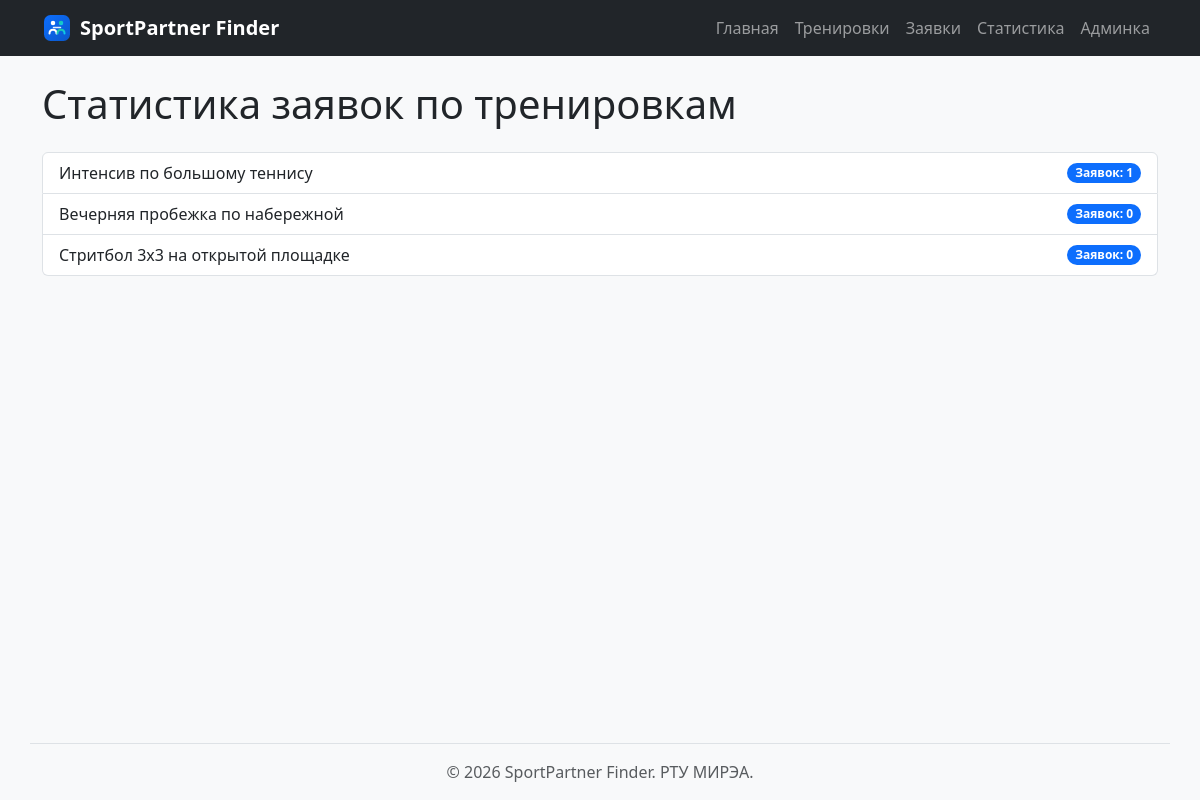
The page /requests/statistics/ on the database as committed earlier.
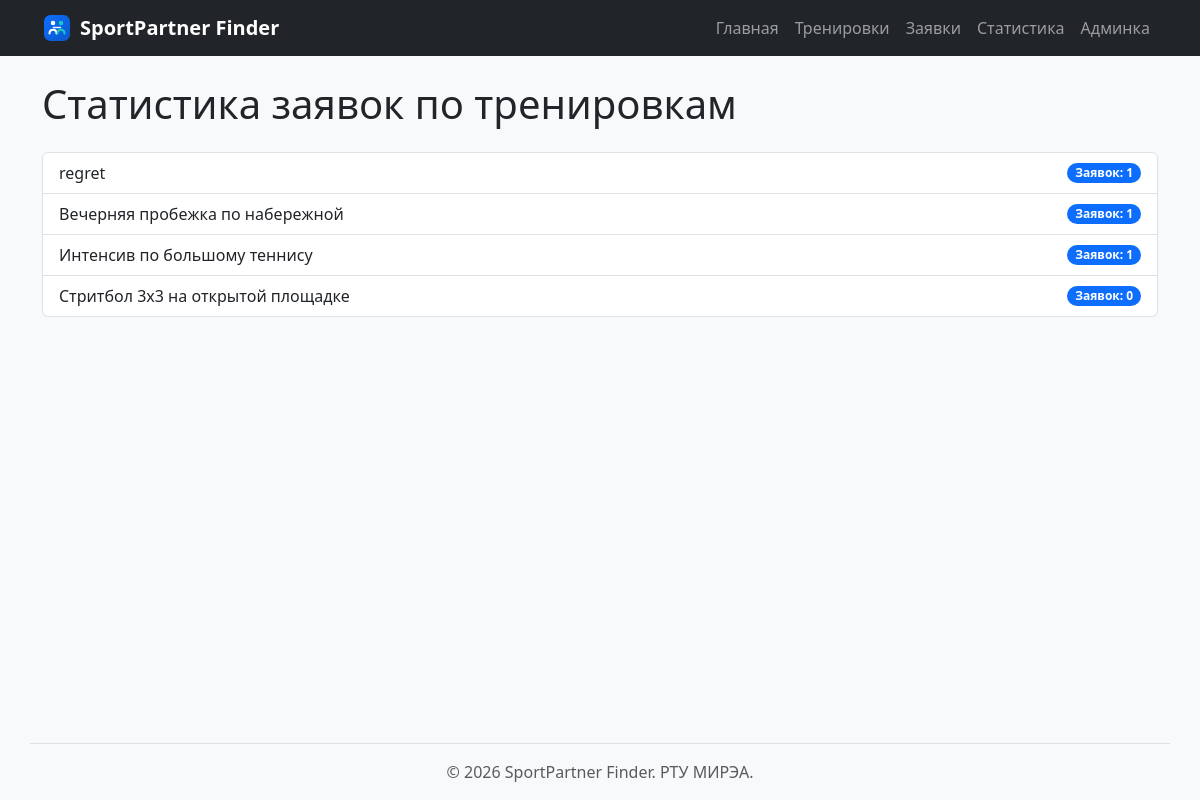
The same page on the database as committed later.
### events/models.py (models this page shows, shortened)
class Event(models.Model):
    title = models.CharField(
        max_length=200,
        verbose_name="Название тренировки",
    )
    sport = models.ForeignKey(
        Sport,
        on_delete=models.PROTECT,
        related_name="events",
        verbose_name="Вид спорта",
    )
    city = models.CharField(
        max_length=100,
        verbose_name="Город",
    )
    location = models.CharField(
        max_length=200,
        verbose_name="Локация",
    )
    date = models.DateField(
        verbose_name="Дата проведения",
    )
    min_level = models.PositiveIntegerField(
        default=1,
        verbose_name="Минимальный уровень",
    )
    max_level = models.PositiveIntegerField(
        default=5,
        verbose_name="Максимальный уровень",
    )
    capacity = models.PositiveIntegerField(
        default=2,
        verbose_name="Вместимость (мест)",
        help_text="Укажите максимальное количество участников тренировки.",
    )
    image = models.ImageField(
        upload_to="events/",
        blank=True,
        null=True,
        verbose_name="Фото локации",
    )
    objects = EventManager()
    class Meta:
        ordering = ["date", "pk"]
        verbose_name = "Тренировка"
        verbose_name_plural = "Тренировки"

### requests/views.py (the view)
# urls.py: path("statistics/", views.statistics, name="statistics"),
def statistics(request):
    stats = (
        Event.objects.annotate(
            requests_count=Count(
                "requests",
                filter=Q(requests__is_cancelled=False),
            ),
            event_title=F("title"),
        )
        .values("event_title", "requests_count")
        .order_by("-requests_count", "title")
    )
    return render(request, "requests/statistics.html", {"statistics": stats})

### requests/templates/requests/statistics.html (shortened to what this page needs)
{% extends "base.html" %}
{% block content %}
<h1 class="mb-4">Статистика заявок по тренировкам</h1>
<div class="list-group">
{% for item in statistics %}
    <div class="list-group-item d-flex justify-content-between align-items-center">
        <span>{{ item.event_title }}</span>
        <span class="badge bg-primary rounded-pill">Заявок: {{ item.requests_count }}</span>
    </div>
{% empty %}
    <div class="alert alert-info">Данные отсутствуют.</div>
{% endfor %}
</div>
{% endblock %}

Rows that differ between the two databases and show on the page:
added Event: event_title "regret", requests_count "1"
shown differently, row unchanged: Event "Вечерняя пробежка по набережной": requests_count "0" → "1"; moves up the list
